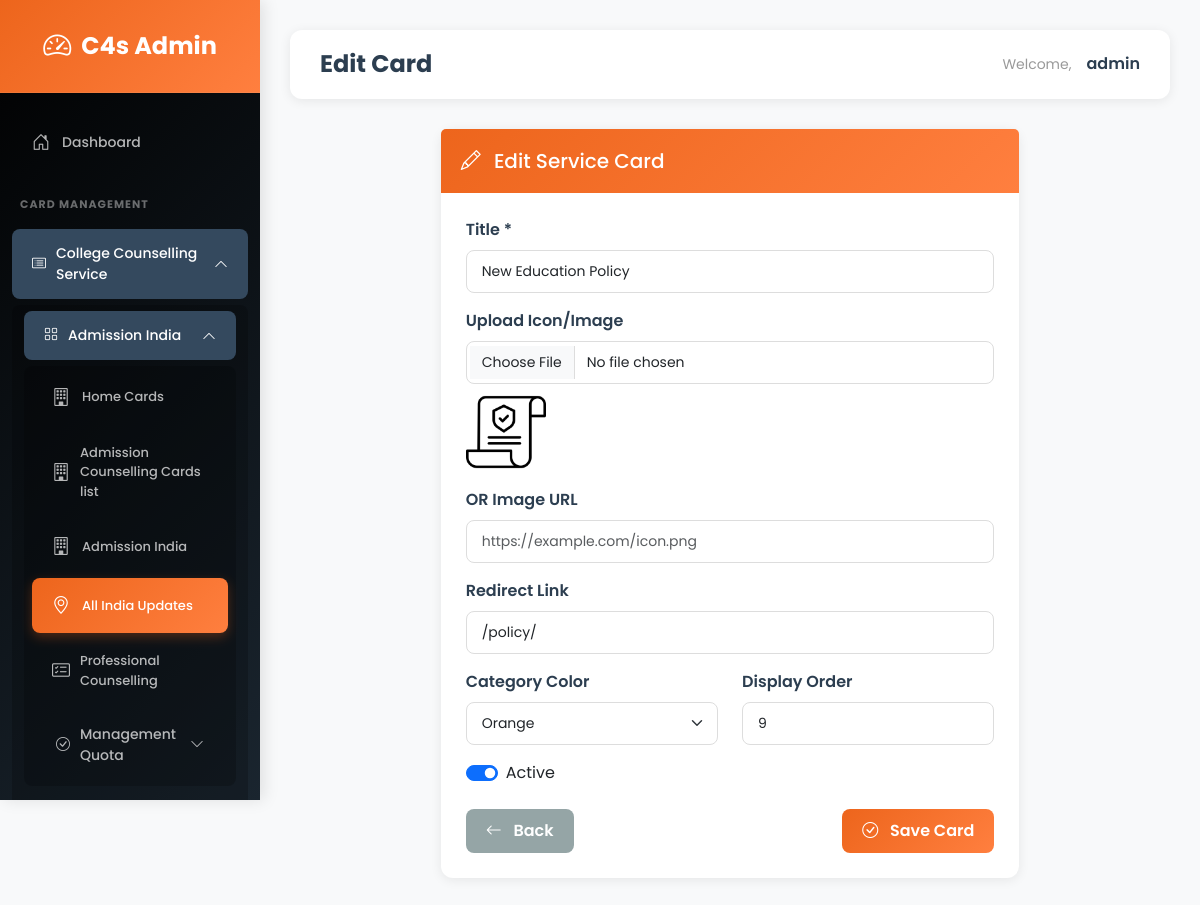
Page /admin-dashboard/all-india-cards/edit/12/ (signed in) on the earlier database version.
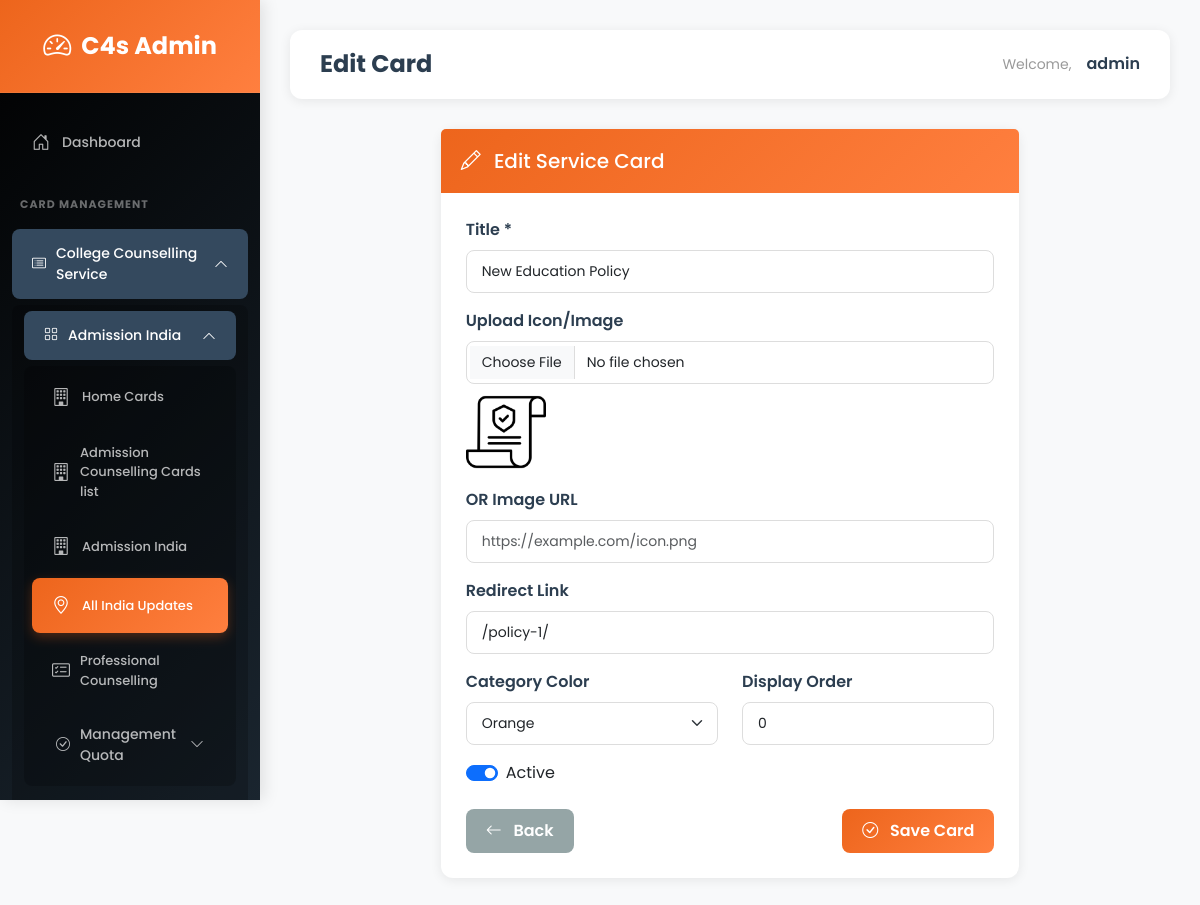
Same page on the later database version.
### main_app/models.py (models this page shows, shortened)
class AllIndiaServiceCard(models.Model):
    CATEGORY_CHOICES = [
        ('cat-1', 'Orange'),
        ('cat-2', 'Red'),
        ('cat-3', 'Yellow'),
        ('cat-4', 'Green'),
        ('cat-5', 'Blue'),
        ('cat-6', 'Purple'),
        ('cat-7', 'Pink'),
        ('cat-8', 'Teal'),
        ('cat-9', 'Indigo'),
        ('cat-10', 'Cyan'),
    ]
    title = models.CharField(max_length=200, help_text="Service title (e.g., COLLEGE COMPARISON)")
    card_image = models.ImageField(upload_to='all_india_services/', blank=True, null=True, help_text="Upload icon/image")
    image_url = models.URLField(max_length=500, blank=True, help_text="OR paste image URL")
    redirect_link = models.CharField(max_length=500, blank=True, help_text="Card click pe kaha redirect ho?")
    category_class = models.CharField(max_length=20, default='cat-1', choices=CATEGORY_CHOICES, help_text="Card color category")
    order = models.IntegerField(default=0, help_text="Display order (1, 2, 3...)")
    is_active = models.BooleanField(default=True, help_text="Show on page?")
    created_at = models.DateTimeField(auto_now_add=True)
    updated_at = models.DateTimeField(auto_now=True)
    created_by = models.ForeignKey(User, on_delete=models.SET_NULL, null=True, blank=True)
    class Meta:
        ordering = ['order', 'id']
        verbose_name = "All India Service Card"
        verbose_name_plural = "All India Service Cards"

### main_app/views.py (the view)
@never_cache
@login_required(login_url='main_app:admin_login')
@user_passes_test(is_admin_or_staff, login_url='main_app:user_login')
def admin_all_india_card_edit(request, card_id):
    card = get_object_or_404(AllIndiaServiceCard, id=card_id)
    if request.method == 'POST':
        form = AllIndiaServiceCardForm(request.POST, request.FILES, instance=card)
        if form.is_valid():
            form.save()
            messages.success(request, 'Card updated successfully!')
            return redirect('main_app:admin_all_india_cards_list')
    else:
        form = AllIndiaServiceCardForm(instance=card)
    return render(request, 'admin/all_india_card_form.html', {'form': form, 'card': card})

### main_app/forms.py
class AllIndiaServiceCardForm(forms.ModelForm):
    class Meta:
        model = AllIndiaServiceCard
        fields = ['title', 'card_image', 'image_url', 'redirect_link', 'category_class', 'order', 'is_active']
        widgets = {
            'title': forms.TextInput(attrs={
                'class': 'form-control',
                'placeholder': 'e.g., COLLEGE COMPARISON'
            }),
            'card_image': forms.FileInput(attrs={
                'class': 'form-control'
            }),
            'image_url': forms.URLInput(attrs={
                'class': 'form-control',
                'placeholder': 'https://example.com/icon.png'
            }),
            'redirect_link': forms.TextInput(attrs={
                'class': 'form-control',
                'placeholder': '/college-comparison/'
            }),
            'category_class': forms.Select(attrs={
                'class': 'form-select'
            }),
            'order': forms.NumberInput(attrs={
                'class': 'form-control',
                'placeholder': '1'
            }),
            'is_active': forms.CheckboxInput(attrs={
                'class': 'form-check-input'
            }),
        }

### templates/admin/all_india_card_form.html (shortened to what this page needs)
{% extends 'admin/base.html' %}
{% block page_title %}
    {% if card %}Edit Card{% else %}Add New Card{% endif %}
{% endblock %}
{% block content %}
<div class="row">
    <div class="col-lg-8 mx-auto">
        <div class="card">
            <div class="card-header">
                <h5 class="mb-0">
                    {% if card %}
                        <i class="bi bi-pencil me-2"></i> Edit Service Card
                    {% else %}
                        <i class="bi bi-plus-circle me-2"></i> Add New Service Card
                    {% endif %}
                </h5>
            </div>
            <div class="card-body">
                <form method="POST" enctype="multipart/form-data">
                    <div class="mb-3">
                        <label class="form-label">Title *</label>
                        {{ form.title }}
                    </div>
                    <div class="mb-3">
                        <label class="form-label">Upload Icon/Image</label>
                        {{ form.card_image }}
                        {% if card and card.card_image %}
                            <div class="mt-2">
                                <img src="{{ card.card_image.url }}" width="80" alt="current">
                            </div>
                        {% endif %}
                    </div>
                    <div class="mb-3">
                        <label class="form-label">OR Image URL</label>
                        {{ form.image_url }}
                    </div>
                    <div class="mb-3">
                        <label class="form-label">Redirect Link</label>
                        {{ form.redirect_link }}
                    </div>
                    <div class="row">
                        <div class="col-md-6 mb-3">
                            <label class="form-label">Category Color</label>
                            {{ form.category_class }}
                        </div>
                        <div class="col-md-6 mb-3">
                            <label class="form-label">Display Order</label>
                            {{ form.order }}
                        </div>
                    </div>
                    <div class="mb-3">
                        <div class="form-check form-switch">
                            {{ form.is_active }}
                            <label class="form-check-label">Active</label>
                        </div>
                    </div>
                    <div class="d-flex justify-content-between mt-4">
                        <a href="{% url 'main_app:admin_all_india_cards_list' %}" class="btn btn-secondary">
                            <i class="bi bi-arrow-left me-2"></i> Back
                        </a>
                        <button type="submit" class="btn btn-primary">
                            <i class="bi bi-check-circle me-2"></i> Save Card
                        </button>
                    </div>
                </form>
            </div>
        </div>
    </div>
</div>
{% endblock %}

Differences in the rows shown:
changed AllIndiaServiceCard "New Education Policy": redirect_link "/policy/" → "/policy-1/"; order "9" → "0"
